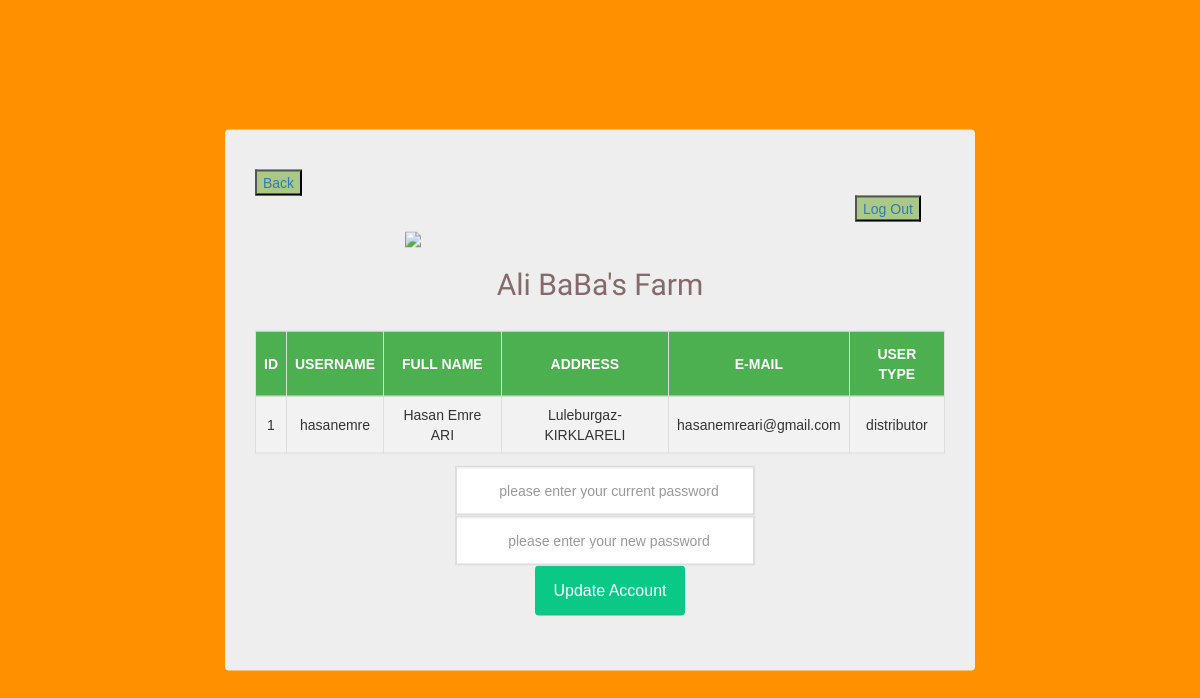
/user_account.php (signed in), run on the app's committed database.
### tables this page shows
CREATE TABLE `USER` (
  `id` int(10) NOT NULL,
  `user_name` varchar(50) NOT NULL,
  `full_name` varchar(50) NOT NULL,
  `address` varchar(250) NOT NULL,
  `email` varchar(100) NOT NULL,
  `user_type` varchar(20) NOT NULL,
  `authority` int(10) NOT NULL,
  `password` varchar(100) NOT NULL
);

### Web/session.php (called while the page is built, shortened)
<?php
$connection = mysqli_connect("localhost", "alibabas_conn", "40654065aktas","alibabas_1773") or die(mysqli_connect_error());
$user_check=$_SESSION['login_user'];
$ses_sql="select user_name from USER where user_name='$user_check'";
$result = mysqli_query($connection,$ses_sql) or die(mysqli_error($connection));
$row = $result->fetch_assoc();
$login_session =$row['user_name'];
?>

### Web/user_account.php (the view, shortened to what this page needs)
<?php
include('session.php');
?>
<!DOCTYPE html>
<html>
<head>
      <link rel="stylesheet" href="css/bootstrap.css">
     <link rel="stylesheet" href="css/style.css">
</head>
<body>
    <div style="width:750px;"class="login-form" id="main">
            <div  style="margin-left:0px; width:100px;">
                <div  style="margin-left:0px; width:100px">
                    <button style="background: #AAC986; margin-left:0px;"><a href="profile.php">Back</a></button>
                </div>
                <div  style="margin-left:600px; width:100px">
                    <button style="background: #AAC986;"><a href="logout.php">Log Out</a></button>
                </div>
             </div>
    <img class="irc_mi" src="https://i1.imgiz.com/rshots/7994/ali-babanin-bir-ciftligi-var-sarkisi_7994254-1870_1280x720.jpg" style="margin-top:10px; margin-left:150px; width:400px; height=300px;">
           <form action="account.php" method="post">
           <h1>Ali BaBa's Farm</h1>
                     <br>
                     <div>
                         <?php
                                $servername = "localhost";
                                $username = "alibabas_conn";
                                $password = "40654065aktas";
                                $dbname = "alibabas_1773";
                                $conn = new mysqli($servername, $username, $password, $dbname);
                                $sql = "SELECT * FROM USER where user_name='$login_session'";
                                $result = $conn->query($sql);
                                if ($result->num_rows > 0) {
                                    echo "<table id='customers'><tr><th>ID</th><th>USERNAME</th><th>FULL NAME</th><th>ADDRESS</th><th>E-MAIL</th><th>USER TYPE</th></tr>";
                                    while($row = $result->fetch_assoc()) {
                                        echo "<tr>
                                        <td>".$row["id"]."</td>
                                        <td>".$row["user_name"]."</td>
                                        <td>".$row["full_name"]."</td>
                                        <td>".$row["address"]."</td>
                                        <td>".$row["email"]."</td>
                                        <td>".$row["user_type"]."</td></tr>";
                                    }
                                    echo "</table>";
                                } else {
                                    echo "0 results";
                                }
                            ?>
                     </div>
              <div>
                    <div style="margin-left:200px; margin-right:30px; width:210px;" class="input-group">
                      <input style="width:300px; text-align:center; color:blue; margin-top: 12px;" type="text" name="currentpassword" class="form-control" placeholder="please enter your current password">
                    </div>
                    <div style="margin-left:200px; margin-right:30px; width:210px;" class="input-group">
                      <input style="width:300px; text-align:center; color:blue;" type="text" name="newpassword" class="form-control" placeholder="please enter your new password">
                    </div>
               <br>
            <br>
            </div>
            <div  style="margin-left:280px; width:150px;" class="form-group">
                    <button name="submit" type="submit" value=" Login " class="log-btn" >Update Account</button>
                </form>
            </div>
</body>
</html>

### Web/css/style.css (style rules this page uses)
* { box-sizing: border-box; font-family: arial; }
body { background: #FF9000; }
h1 { color: #846a6a; text-align: center; font-family: 'Vibur', cursive; font-size: 30px; }
.login-form { width: 500px; padding: 40px 30px; background: #eee; border-radius: 4px; margin: auto; position: absolute; left: 0; right: 0; top: 50%; transform: translateY(-50%); }
.form-group { position: relative; margin-bottom: 15px; }
.form-control { width: 100%; height: 50px; border: none; padding: 5px 7px 5px 15px; background: #fff; color: #666; border: 2px solid #ddd; border-radius: 4px; }
.log-btn { background: #0AC986; display: inline-block; width: 100%; font-size: 16px; height: 50px; color: #fff; text-decoration: none; border: none; border-radius: 4px; }

### Web/user_account.php (style rules this page uses)
#customers { font-family: "Trebuchet MS", Arial, Helvetica, sans-serif; border-collapse: collapse; width: 100%; }
#customers td, #customers th { text-align:center; border: 1px solid #ddd; padding: 8px; }
#customers tr:nth-child(even) { background-color: #f2f2f2; }
#customers th { text-align:center; padding-top: 12px; padding-bottom: 12px; text-align: center; background-color: #4CAF50; color: white; }

### data on the page
user: id "1", user_name "hasanemre", full_name "Hasan Emre ARI", address "Luleburgaz-KIRKLARELI", email "hasanemreari@gmail.com", user_type "distributor"
